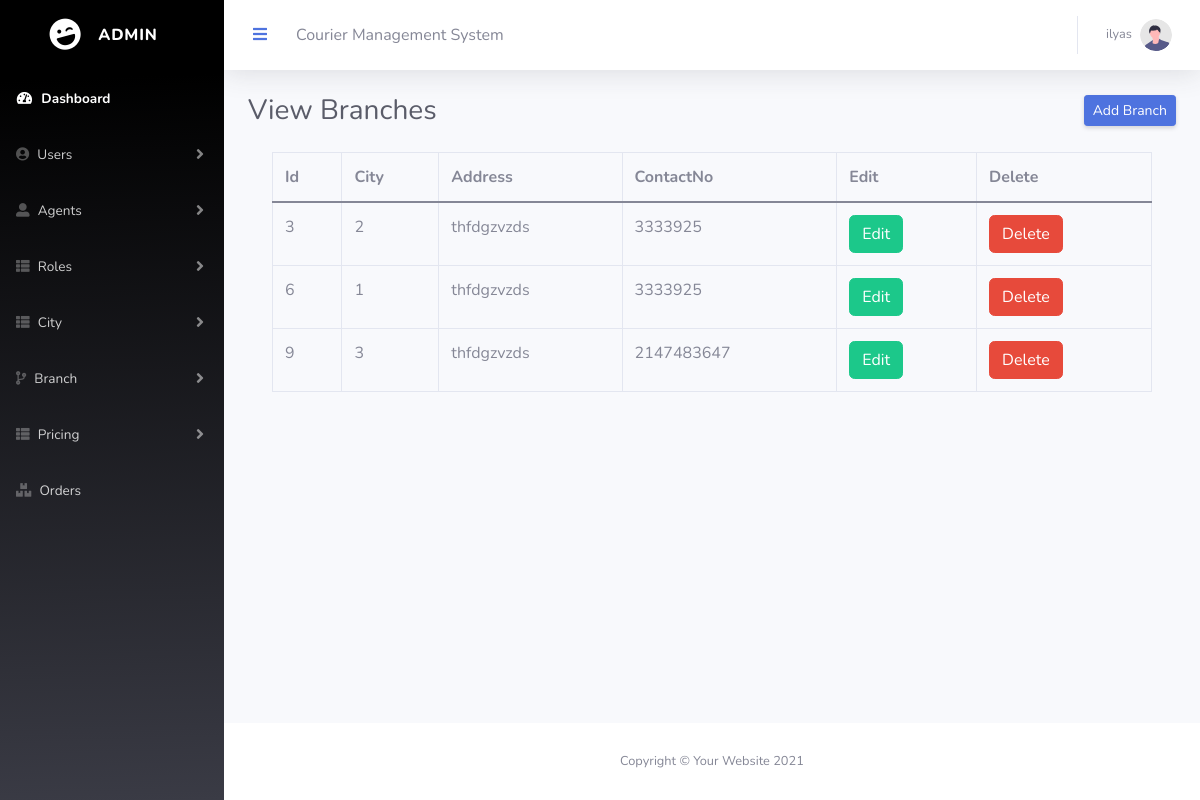
The app's page /Eproject/admin/branchlist.php (signed in), older data.
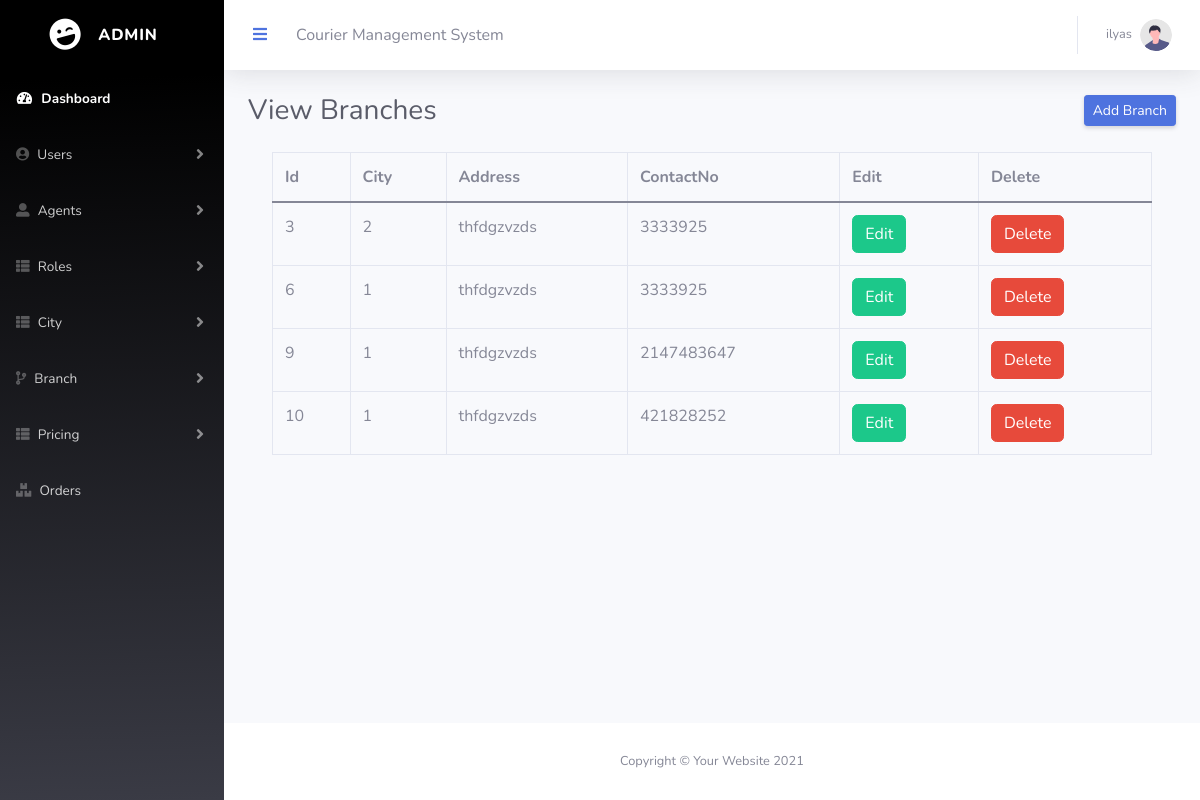
The same page, newer data.
### tables this page shows
CREATE TABLE `tbl_branch` (
  `b_id` int(11) NOT NULL,
  `ci_id` int(11) NOT NULL,
  `b_address` varchar(50) NOT NULL,
  `b_contact` int(11) NOT NULL,
  `status` int(11) NOT NULL
);

### Eproject/admin/branchlist.php (the view, shortened to what this page needs)
<?php
include('connection.php');
$select_q ='SELECT * FROM `tbl_branch` WHERE status=0';
$run_q = mysqli_query($conn, $select_q);
?>
                <?php include('topbar.php')?>
                <div class="container-fluid">
                    <div class="d-sm-flex align-items-center justify-content-between mb-4">
                        <h1 class="h3 mb-0 text-gray-800">View Branches</h1>
                        <a href="branchadd.php" class="d-none d-sm-inline-block btn btn-sm btn-primary shadow-sm">Add Branch</a>
                    </div>
<div class="container">
<table class="table table-bordered">
  <thead>
    <tr>
      <th>Id</th>
      <th>City</th>
      <th>Address</th>
      <th>ContactNo</th>
      <th>Edit</th>
      <th>Delete</th>
    </tr>
  </thead>
  <tbody>
    <?php while($row = mysqli_fetch_array($run_q)){?>
    <tr>
    <td><?php echo $row['b_id'];?></td>
      <td><?php echo $row['ci_id'];?></td>
      <td><?php echo $row['b_address'];?></td>
      <td><?php echo $row['b_contact'];?></td>
      <td><a href="editbranch.php?id=<?php echo $row['b_id'];?>" class="btn btn-success">Edit</a></td>
      <td><a href="deletebranch.php?id=<?php echo $row['b_id'];?>" class="btn btn-danger">Delete</a></td>
    </tr>
  <?php } ?>
  </tbody>
</table>
</div>
                </div>
            </div>
       <?php include('footer.php')?>

Row changes from the older to the newer data that the page shows:
changed tbl_branch id 9: ci "3" → "1"
added tbl_branch: b_id "10", ci "1", b_address "thfdgzvzds", b_contact "421828252"
